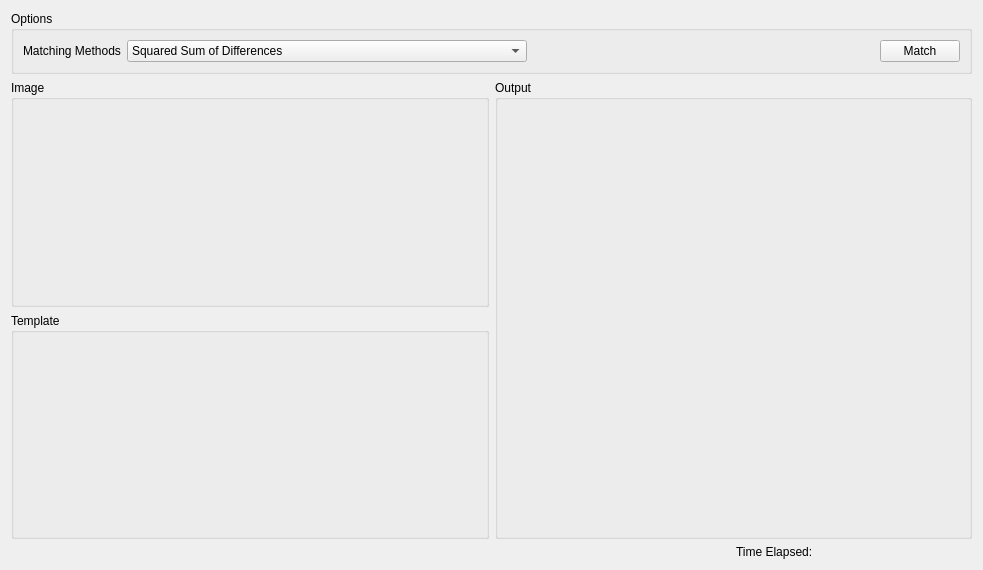
<?xml version="1.0" encoding="UTF-8"?>
<ui version="4.0">
 <class>page7</class>
 <widget class="QWidget" name="page7">
  <property name="geometry">
   <rect>
    <x>0</x>
    <y>0</y>
    <width>983</width>
    <height>570</height>
   </rect>
  </property>
  <property name="windowTitle">
   <string>Form</string>
  </property>
  <layout class="QGridLayout" name="gridLayout">
   <item row="2" column="0" colspan="2">
    <widget class="QGroupBox" name="groupBox_2">
     <property name="title">
      <string>Template</string>
     </property>
     <layout class="QHBoxLayout" name="horizontalLayout_2">
      <item>
       <widget class="Clickable" name="image2">
        <property name="text">
         <string/>
        </property>
        <property name="alignment">
         <set>Qt::AlignCenter</set>
        </property>
       </widget>
      </item>
     </layout>
    </widget>
   </item>
   <item row="1" column="0" colspan="2">
    <widget class="QGroupBox" name="groupBox">
     <property name="title">
      <string>Image</string>
     </property>
     <layout class="QHBoxLayout" name="horizontalLayout">
      <item>
       <widget class="Clickable" name="image1">
        <property name="text">
         <string/>
        </property>
        <property name="alignment">
         <set>Qt::AlignCenter</set>
        </property>
       </widget>
      </item>
     </layout>
    </widget>
   </item>
   <item row="0" column="0" colspan="4">
    <widget class="QGroupBox" name="groupBox_4">
     <property name="sizePolicy">
      <sizepolicy hsizetype="Preferred" vsizetype="Maximum">
       <horstretch>0</horstretch>
       <verstretch>0</verstretch>
      </sizepolicy>
     </property>
     <property name="title">
      <string>Options</string>
     </property>
     <layout class="QHBoxLayout" name="horizontalLayout_3">
      <item>
       <widget class="QLabel" name="label">
        <property name="sizePolicy">
         <sizepolicy hsizetype="Maximum" vsizetype="Preferred">
          <horstretch>0</horstretch>
          <verstretch>0</verstretch>
         </sizepolicy>
        </property>
        <property name="text">
         <string>Matching Methods</string>
        </property>
       </widget>
      </item>
      <item>
       <widget class="QComboBox" name="comboBox">
        <property name="sizePolicy">
         <sizepolicy hsizetype="Fixed" vsizetype="Fixed">
          <horstretch>0</horstretch>
          <verstretch>0</verstretch>
         </sizepolicy>
        </property>
        <property name="minimumSize">
         <size>
          <width>400</width>
          <height>0</height>
         </size>
        </property>
        <item>
         <property name="text">
          <string>Squared Sum of Differences</string>
         </property>
        </item>
        <item>
         <property name="text">
          <string>Cross Correlation</string>
         </property>
        </item>
       </widget>
      </item>
      <item>
       <spacer name="horizontalSpacer">
        <property name="orientation">
         <enum>Qt::Horizontal</enum>
        </property>
        <property name="sizeHint" stdset="0">
         <size>
          <width>40</width>
          <height>20</height>
         </size>
        </property>
       </spacer>
      </item>
      <item>
       <widget class="QPushButton" name="pushButton">
        <property name="text">
         <string>Match</string>
        </property>
       </widget>
      </item>
     </layout>
    </widget>
   </item>
   <item row="1" column="2" rowspan="2" colspan="2">
    <widget class="QGroupBox" name="groupBox_3">
     <property name="sizePolicy">
      <sizepolicy hsizetype="Preferred" vsizetype="Preferred">
       <horstretch>0</horstretch>
       <verstretch>0</verstretch>
      </sizepolicy>
     </property>
     <property name="title">
      <string>Output</string>
     </property>
     <layout class="QHBoxLayout" name="horizontalLayout_4">
      <item>
       <widget class="QLabel" name="image3">
        <property name="text">
         <string/>
        </property>
        <property name="alignment">
         <set>Qt::AlignCenter</set>
        </property>
       </widget>
      </item>
     </layout>
    </widget>
   </item>
   <item row="3" column="3">
    <widget class="QLabel" name="time_label">
     <property name="sizePolicy">
      <sizepolicy hsizetype="Preferred" vsizetype="Maximum">
       <horstretch>0</horstretch>
       <verstretch>0</verstretch>
      </sizepolicy>
     </property>
     <property name="text">
      <string>Time Elapsed:</string>
     </property>
     <property name="alignment">
      <set>Qt::AlignLeading|Qt::AlignLeft|Qt::AlignVCenter</set>
     </property>
    </widget>
   </item>
  </layout>
 </widget>
 <customwidgets>
  <customwidget>
   <class>Clickable</class>
   <extends>QLabel</extends>
   <header>utilities\clickable.h</header>
   <slots>
    <signal>clicked()</signal>
   </slots>
  </customwidget>
 </customwidgets>
 <resources/>
 <connections/>
</ui>
